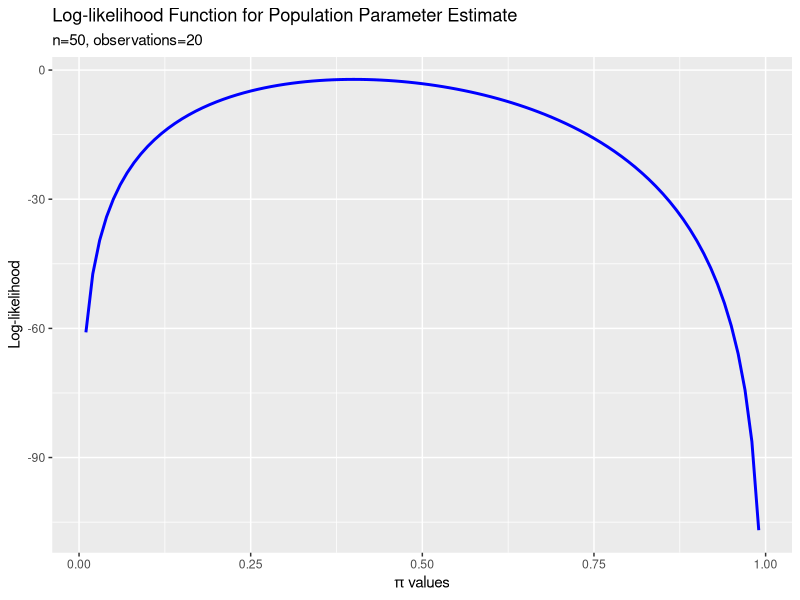
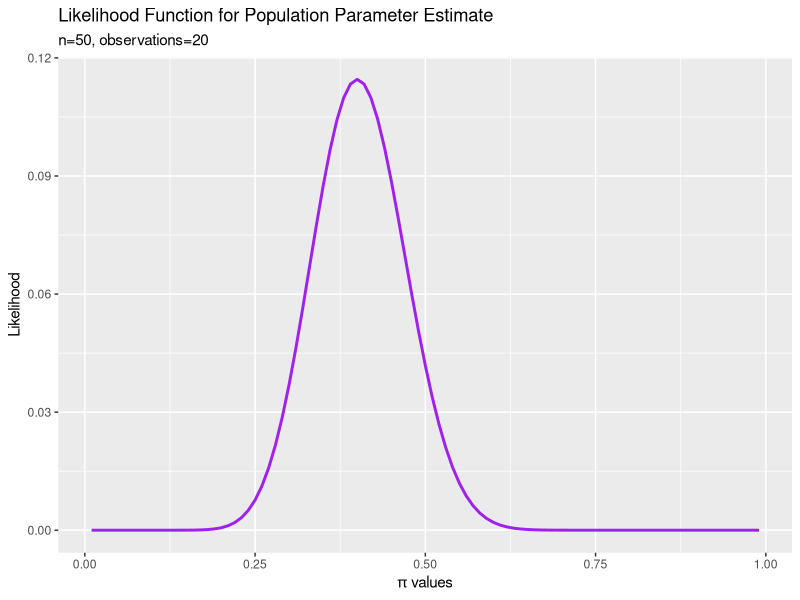
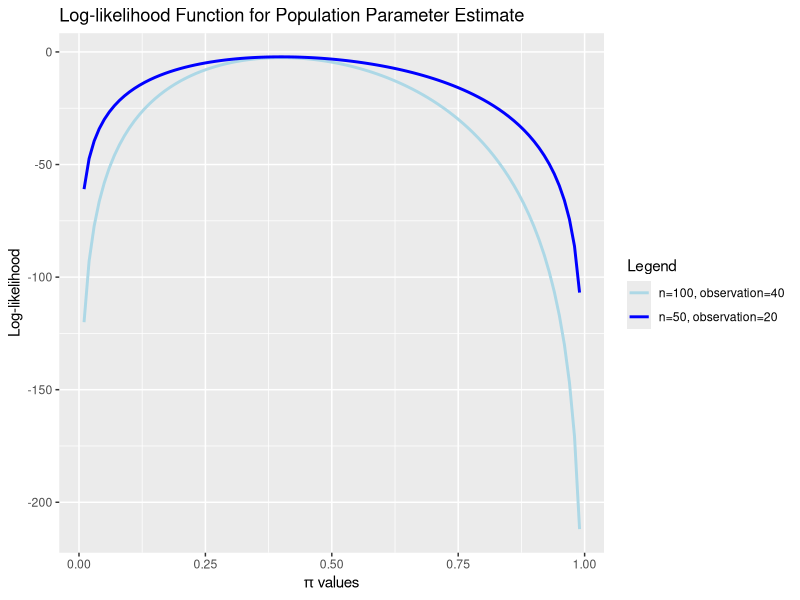
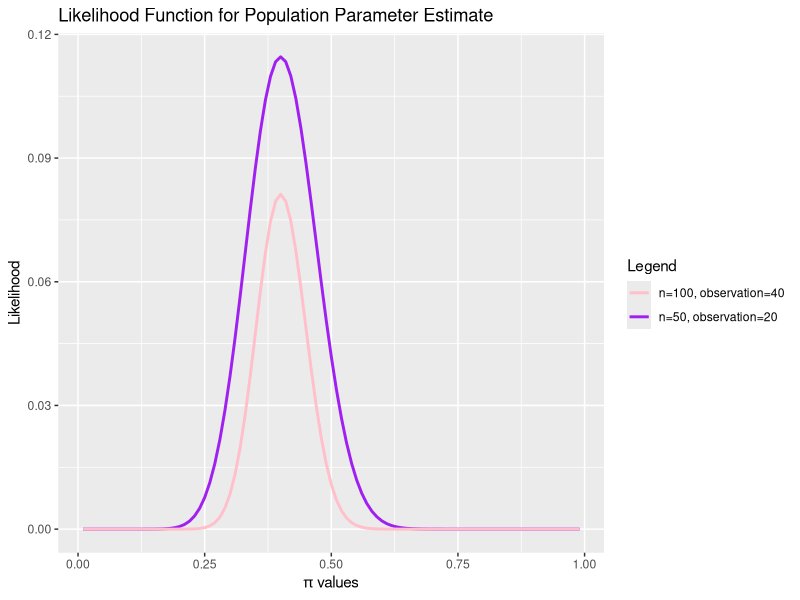

Here is the R script that generated these plots, in order:
## ---- chunk 1
knitr::opts_chunk$set(echo = TRUE)
## ---- chunk 2
set.seed(123)
pi <- 0.425
n <- 24
margin <- 0.05
SE <- sqrt(pi * (1 - pi) / n)
lower_bound <- pi - margin
upper_bound <- pi + margin

z_lower <- (lower_bound - pi) / SE
z_upper <- (upper_bound - pi) / SE
prob_within_bounds <- pnorm(z_upper) - pnorm(z_lower)
1 - prob_within_bounds
## ---- chunk 3
pi <- 0.425
n <- 240
margin <- 0.05
SE <- sqrt(pi * (1 - pi) / n)
lower_bound <- pi - margin
upper_bound <- pi + margin

z_lower <- (lower_bound - pi) / SE
z_upper <- (upper_bound - pi) / SE
prob_within_bounds <- pnorm(z_upper) - pnorm(z_lower)
1 - prob_within_bounds
## ---- chunk 4
pi <- 0.425
n <- 2400
margin <- 0.05
SE <- sqrt(pi * (1 - pi) / n)
lower_bound <- pi - margin
upper_bound <- pi + margin

z_lower <- (lower_bound - pi) / SE
z_upper <- (upper_bound - pi) / SE
prob_within_bounds <- pnorm(z_upper) - pnorm(z_lower)
1 - prob_within_bounds
## ---- chunk 5
sqrt(pi * (1 - pi) / 25)
sqrt(pi * (1 - pi) / 100)
sqrt(pi * (1 - pi) / 250)
sqrt(pi * (1 - pi) / 500)
## ---- chunk 6
library(ggplot2)
loglik <- function(pi, n, observation) {
  log(choose(n, observation)) + (observation * log(pi)) + (n - observation)*log(1 - pi)
}

pis <- seq(0.01, 0.99, by=0.01)
ll_a <- sapply(pis, loglik, n = 50, observation = 20)
data_a <- data.frame(pis,ll_a)

ggplot(data_a, aes(x=pis, y=ll_a))+
  geom_line(col="blue", lwd=1)+
  labs(title="Log-likelihood Function for Population Parameter Estimate",
       subtitle="n=50, observations=20", x=expression(paste(pi, " values")), y="Log-likelihood")
## ---- chunk 7
lik <- function(pi, n, observation){
  (choose(n,observation)) * (pi^observation) * ((1-pi)^(n-observation))
}

pis <- seq(0.01, 0.99, by=0.01)
ll_b <- sapply(pis, lik, n = 50, observation = 20)
data_b <- data.frame(pis,ll_b)

ggplot(data_b, aes(x=pis, y=ll_b))+
  geom_line(col="purple", lwd=1)+
  labs(title="Likelihood Function for Population Parameter Estimate",
       subtitle="n=50, observations=20", x=expression(paste(pi, " values")), y="Likelihood")
## ---- chunk 8
pis <- seq(0.01, 0.99, by=0.01)
ll_a <- sapply(pis, loglik, n = 50, observation = 20)
ll_c <- sapply(pis, loglik, n = 100, observation = 40)

data_c <- data.frame(pis,ll_a,ll_c)

ggplot(data_c)+
  geom_line(aes(x=pis, y=ll_c, color="n=100, observation=40"), lwd=1)+
  geom_line(aes(x=pis, y=ll_a, color="n=50, observation=20"), lwd=1)+
  labs(title="Log-likelihood Function for Population Parameter Estimate",
       x=expression(paste(pi, " values")), y="Log-likelihood")+
  scale_color_manual(name="Legend",
                     values = c("n=50, observation=20"="blue", 
                                "n=100, observation=40"="lightblue"))
## ---- chunk 9
pis <- seq(0.01, 0.99, by=0.01)
ll_b <- sapply(pis, lik, n = 50, observation = 20)
ll_d <- sapply(pis, lik, n = 100, observation = 40)

data_d <- data.frame(pis,ll_b,ll_d)

ggplot(data_d)+
  geom_line(aes(x=pis, y=ll_b, color="n=50, observation=20"), lwd=1)+
  geom_line(aes(x=pis, y=ll_d, color="n=100, observation=40"), lwd=1)+
  labs(title="Likelihood Function for Population Parameter Estimate",
       x=expression(paste(pi, " values")), y="Likelihood", color="legend")+
  scale_color_manual(name="Legend",
                     values = c("n=50, observation=20"="purple", 
                                "n=100, observation=40"="pink"))
## ---- chunk 10
20/50
40/100
## ---- chunk 11
binom.test(15, 100)
## ---- chunk 12
binom.test(85, 100)
## ---- chunk 13
binom.test(30, 100)
## ---- chunk 14
binom.test(70, 100)
## ---- chunk 15
binom.test(50, 100)
## ---- chunk 16
set.seed(123)
lst <- list()
for (i in 1:100){
  lst <- c(lst, binom.test(rbinom(1, 50, 0.725), 50, 0.75)[3])
}
sum(lst < 0.05) / 100
## ---- chunk 17
set.seed(123)
lst <- list()
for (i in 1:100){
  lst <- c(lst, binom.test(rbinom(1, 500, 0.725), 500, 0.75)[3])
}
sum(lst < 0.05) / 100
## ---- chunk 18
set.seed(123)
lst <- list()
for (i in 1:100){
  lst <- c(lst, binom.test(rbinom(1, 2500, 0.725), 2500, 0.75)[3])
}
sum(lst < 0.05) / 100
## ---- chunk 19
1 - pnorm(0.26, 0.25, sqrt((0.25 * 0.75) / 1000))
## ---- chunk 20
library(here)
set.seed(123)
df <- read.csv(here("BreastCancerOutcomes24.csv"))
prop.test(sum(df$reoperation == "yes"), 600, 0.15)
## ---- chunk 21
library(tidyverse)
subset_rows <- df %>% filter(size == "less than 2")
prop.test(sum(subset_rows$reoperation == "yes"), nrow(subset_rows), p = 0.15, conf.level = 0.99)
## ---- chunk 22
subset_rows <- df %>% filter(size == "2 or greater")
prop.test(sum(subset_rows$reoperation == "yes"), nrow(subset_rows), p = 0.15, conf.level = 0.99)
